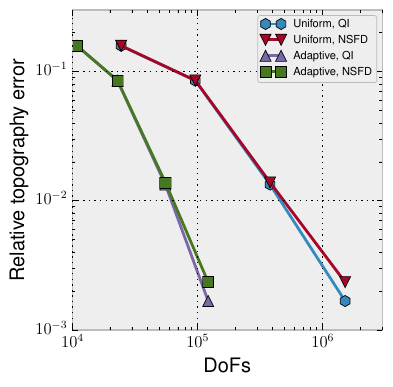

The Python source for this figure:
import matplotlib.pyplot as plt
import numpy as np
import numpy.ma
import itertools

try:
  plt.style.use('ian')
except AttributeError:
  print "old matplotlib version?"
except ValueError:
  print "Cannot find the requested stylesheet"

plt.figure(figsize=(4,4) )


data_uniform_qi = np.loadtxt("../benchmarks/amr/uniform_qi/resolution_convergence_uniform_qi.txt")
data_uniform_nsfd = np.loadtxt("../benchmarks/amr/uniform_nsfd/resolution_convergence_uniform_nsfd.txt")
data_adaptive_qi = np.loadtxt("../benchmarks/amr/adaptive_qi/resolution_convergence_adaptive_qi.txt")
data_adaptive_nsfd = np.loadtxt("../benchmarks/amr/adaptive_nsfd/resolution_convergence_adaptive_nsfd.txt")

refinement_levels = np.linspace(4., 8., 5)
h_value  =  (2.)**(-refinement_levels)[:-1]

topography_at_3Ma = 397.6

# Get the error, less the point at the highest refinement level,
# where the convergence sort of falls apart, presumably due to
# loss of accuracy due to something else in the solution.
error_uniform_qi = np.abs(data_uniform_qi[:,1] - topography_at_3Ma)[:-1]
error_uniform_nsfd = np.abs(data_uniform_nsfd[:,1] - topography_at_3Ma)[:-1]
error_adaptive_qi = np.abs(data_adaptive_qi[:,1] - topography_at_3Ma)[:-1]
error_adaptive_nsfd = np.abs(data_adaptive_nsfd[:,1] - topography_at_3Ma)[:-1]

# Normalize the errors
error_uniform_qi /= topography_at_3Ma
error_uniform_nsfd /= topography_at_3Ma
error_adaptive_qi /= topography_at_3Ma
error_adaptive_nsfd /= topography_at_3Ma

# Read from console outputs rather than parsing... oh well.
dofs_uniform_qi = np.array([24600, 96296,381000,1515656, 6045960])[:-1] 
dofs_uniform_nsfd = dofs_uniform_qi
dofs_adaptive_qi = np.array([10916, 22994, 55476, 122008, 255296])[:-1]
dofs_adaptive_nsfd = dofs_adaptive_qi


font_size = 12

plt.subplot(111)

marker = itertools.cycle( ('-h', '-v', '-^', '-s') )
plt.loglog(dofs_uniform_qi, error_uniform_qi, marker.next(), markersize=8, label=r'Uniform, QI')
plt.loglog(dofs_uniform_nsfd, error_uniform_nsfd, marker.next(), markersize=8, label=r'Uniform, NSFD')
plt.loglog(dofs_adaptive_qi, error_uniform_qi, marker.next(), markersize=8, label=r'Adaptive, QI')
plt.loglog(dofs_adaptive_nsfd, error_uniform_nsfd, marker.next(), markersize=8, label=r'Adaptive, NSFD')

plt.ylim(1.e-3, 0.3)
plt.xlim(1.e4, 3.e6)
plt.xlabel(r'DoFs')
plt.ylabel(r'Relative topography error')
try:
  plt.legend(loc='lower right')
  plt.legend(loc='lower right', fontsize=8)
except:
  pass

#plt.show()
plt.savefig('amr.pdf')

